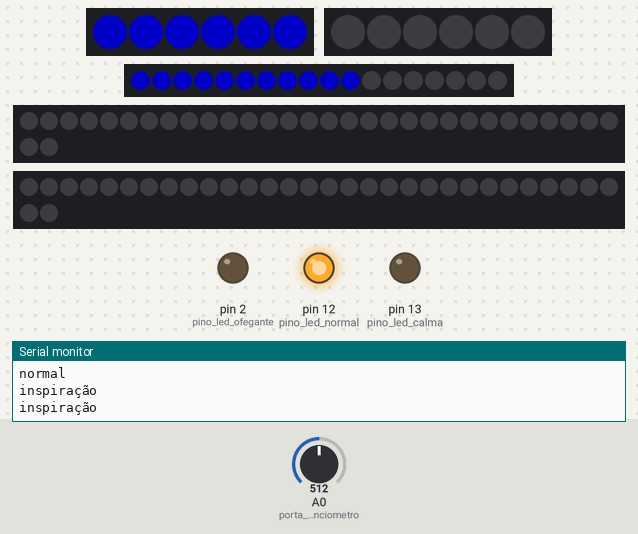
Recording of a sketch running on a simulated Arduino Nano, built with avr-gcc and run on an emulated ATmega328P. On the bench: 2 × 6 RGB LEDs in strip order, left to right, 18 RGB LEDs in strip order, left to right, 2 × 32 RGB LEDs in strip order, left to right, continuing on the next row, output pins drawn as LEDs (lit = HIGH), the last lines printed to the serial monitor. The inputs (shaded band) are chosen by the test bench; at power-on: A0 (porta_potenciometro) = 512. Dim RGB values are drawn brighter than linear; the audio player accepts every command and is not drawn.

Above: at 1.7 s.
1.8 s: A0 (porta_potenciometro) set to 306
At 9.1 s:
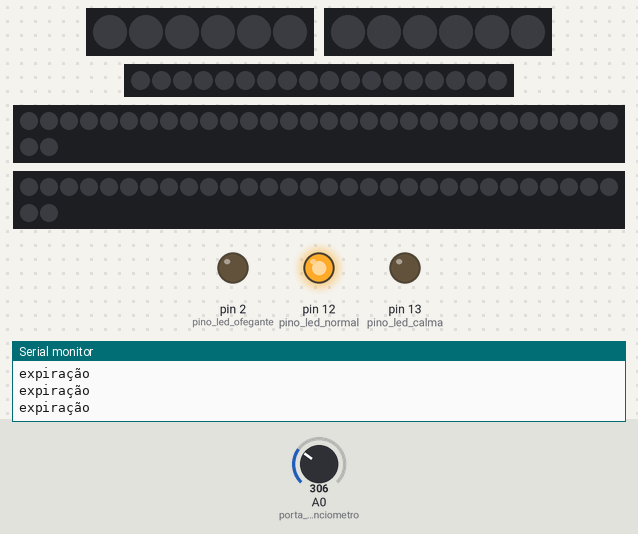
10.1 s: A0 (porta_potenciometro) set to 716
At 25.0 s:
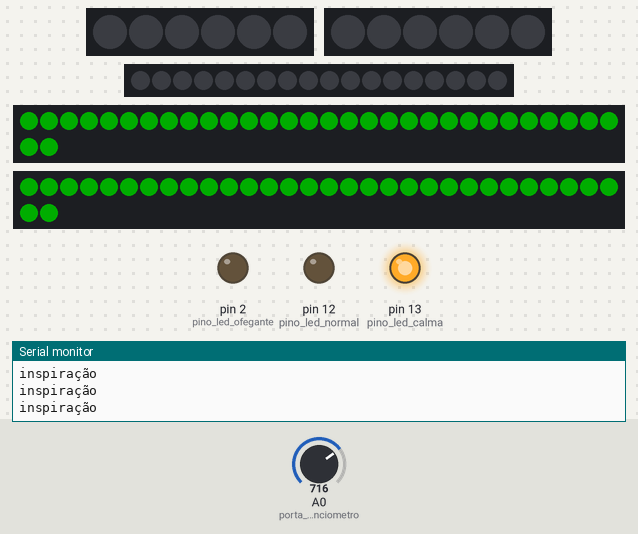
26.7 s: A0 (porta_potenciometro) set to 150
35.0 s: A0 (porta_potenciometro) set to 900
At 38.6 s:
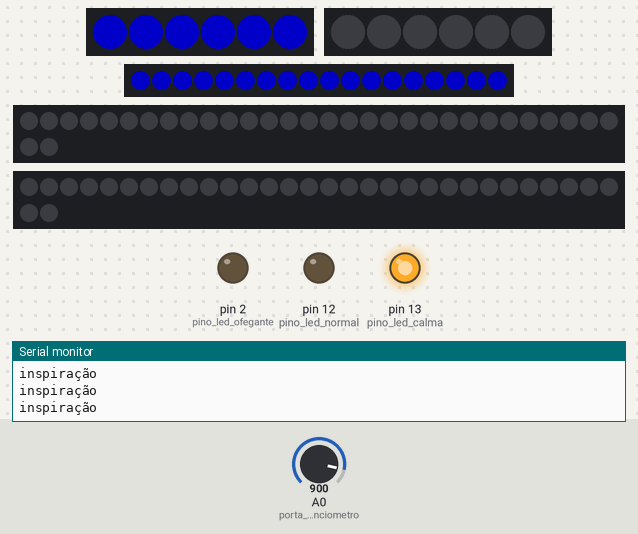
Timing chart, 0 to 44.3 s (numbered marks = the images above; inputs shaded):
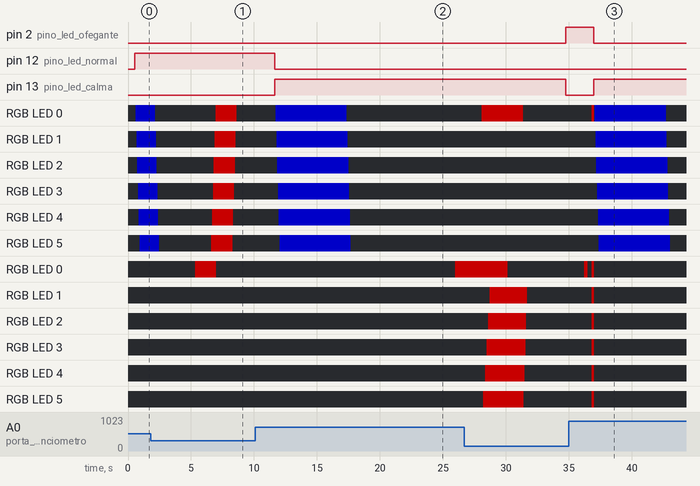

The sketch:

MPA-Respiracao.ino
```cpp
//------------------------------------------------
//      Áudio
//------------------------------------------------

#include "Arduino.h"
#include "SoftwareSerial.h"
#include "DFRobotDFPlayerMini.h"

//Inicia a serial por software nos pinos 10 e 11
SoftwareSerial mySoftwareSerial(10, 11); // RX, TX

DFRobotDFPlayerMini myDFPlayer;

//------------------------------------------------

#include <FastLED.h>

// How many leds in your strip?
#define numero_leds_pequeno 6
#define numero_leds_medio 18
#define numero_leds_grande 32

#define DATA_PIN1 9
#define DATA_PIN2 8
#define DATA_PIN3 4 //Na nano, eu inverti o DATAPIN3 e DATAPIN4
#define DATA_PIN4 5
#define DATA_PIN5 6

#define pino_led_calma 13
#define pino_led_normal 12
#define pino_led_ofegante 2

// Define the array of leds
CRGB leds_nariz[numero_leds_pequeno];
CRGB leds_boca[numero_leds_pequeno];
CRGB leds_traqueia[numero_leds_medio];
CRGB leds_pulmao1[numero_leds_grande];
CRGB leds_pulmao2[numero_leds_grande];

//com os pinos soldados pra baixo, esquerda 5V, direita GND, meio sinal
int porta_potenciometro = A0;

void setup() {

  Serial.begin(9600);

  FastLED.addLeds<NEOPIXEL, DATA_PIN1>(leds_nariz, numero_leds_pequeno);
  FastLED.addLeds<NEOPIXEL, DATA_PIN2>(leds_boca, numero_leds_pequeno);
  FastLED.addLeds<NEOPIXEL, DATA_PIN3>(leds_traqueia, numero_leds_medio);
  FastLED.addLeds<NEOPIXEL, DATA_PIN4>(leds_pulmao1, numero_leds_grande);
  FastLED.addLeds<NEOPIXEL, DATA_PIN5>(leds_pulmao2, numero_leds_grande);

  pinMode(pino_led_calma, OUTPUT);
  pinMode(pino_led_normal, OUTPUT);
  pinMode(pino_led_ofegante, OUTPUT);

  iniciaAudioPlayer();

}

void loop() {

  int retorno_potenciometro = map(analogRead(porta_potenciometro), 0, 1023, 0, 255);

  Serial.println("retorno_potenciometro");
  Serial.println(retorno_potenciometro);

  //250/3 - 80
  if (retorno_potenciometro < 80){

    Serial.println("ofegante");

    digitalWrite(pino_led_ofegante, HIGH);
    digitalWrite(pino_led_calma, LOW);
    digitalWrite(pino_led_normal, LOW);

    //Respiração ofegante, inspira boca, solta boca
    iniciarRotinaRespiracaoRapida(15);

  }
  else if (retorno_potenciometro > 80 && retorno_potenciometro < 160){

    Serial.println("normal");

    digitalWrite(pino_led_normal, HIGH);
    digitalWrite(pino_led_calma, LOW);
    digitalWrite(pino_led_ofegante, LOW);

    //Respiração normal, inspira nariz, solta boca
    iniciarRotinaRespiracaoNormal(60);

  }
  else if (retorno_potenciometro > 160){

    Serial.println("calma");

    digitalWrite(pino_led_calma, HIGH);
    digitalWrite(pino_led_normal, LOW);
    digitalWrite(pino_led_ofegante, LOW);

    //Respiração calma, inspira nariz 4 segundos, segura 7 segundos, solta boca 8 segundos
    iniciarRotinaRespiracaoCalma(120);

  }

}

void iniciarRotinaRespiracaoNormal(int tempo_respiracao){

  //tocar áudio
  myDFPlayer.play(2);

  //inspiração nasal
  iniciarInspiracao(numero_leds_pequeno, leds_nariz, tempo_respiracao, 1, 100, 100);

  //inspiração traqueal
  iniciarInspiracao(numero_leds_medio, leds_traqueia, tempo_respiracao, 1, 100, 100);

  //apagar leds
  iniciarInspiracao(numero_leds_pequeno, leds_nariz, tempo_respiracao, 2, 100, 0);
  iniciarInspiracao(numero_leds_medio, leds_traqueia, tempo_respiracao, 2, 100, 0);

  //pulmao infla
  iniciarPulmaoBrilho(1, 0, numero_leds_grande, tempo_respiracao);

  //aguarda
  delay(tempo_respiracao);

  //pulmao relaxa
  iniciarPulmaoBrilho(2, 100, numero_leds_grande, tempo_respiracao);

  //expiração traqueal
  iniciarExpiracao(numero_leds_medio, leds_traqueia, tempo_respiracao, 1, 100, 100);

  //expiração nasal
  iniciarExpiracao(numero_leds_pequeno, leds_nariz, tempo_respiracao, 1, 100, 100);

  iniciarExpiracao(numero_leds_medio, leds_traqueia, tempo_respiracao, 2, 100, 0);
  iniciarExpiracao(numero_leds_pequeno, leds_nariz, tempo_respiracao, 2, 100, 0);

  //aguarda
  delay(3000);

}

void iniciarRotinaRespiracaoCalmaAnterior(int tempo_respiracao){

  //tocar áudio
  myDFPlayer.play(3);

  //inspiração nasal
  iniciarInspiracao(numero_leds_pequeno, leds_nariz, tempo_respiracao, 1, 100, 100);

  //inspiração traqueal
  iniciarInspiracao(numero_leds_medio, leds_traqueia, tempo_respiracao, 1, 100, 100);

  //aguarda
  delay(tempo_respiracao);

  //pulmao infla
  iniciarPulmaoBrilho(1, 0, numero_leds_grande, tempo_respiracao);

  //aguarda
  delay(tempo_respiracao);

  //apagar os leds nasal e traqueal
  iniciarInspiracao(numero_leds_pequeno, leds_nariz, tempo_respiracao, 2, 100, 0);
  iniciarInspiracao(numero_leds_medio, leds_traqueia, tempo_respiracao, 2, 100, 0);

  //pulmao relaxa
  iniciarPulmaoBrilho(2, 100, numero_leds_grande, tempo_respiracao);

  //aguarda
  delay(tempo_respiracao);

  //expiração traqueal
  iniciarExpiracao(numero_leds_medio, leds_traqueia, tempo_respiracao, 1, 100, 100);

  //expiração bucal
  iniciarExpiracao(numero_leds_pequeno, leds_boca, tempo_respiracao, 1, 100, 100);

  //apagar
  iniciarExpiracao(numero_leds_medio, leds_traqueia, tempo_respiracao, 2, 100, 0);
  iniciarExpiracao(numero_leds_pequeno, leds_boca, tempo_respiracao, 2, 100, 0);

  //aguarda
  delay(3000);

}

void iniciarRotinaRespiracaoRapida(int tempo_respiracao){

  //tocar áudio
  myDFPlayer.play(1);

  //inspiração bucal
  iniciarInspiracao(numero_leds_pequeno, leds_boca, tempo_respiracao, 1, 100, 100);
  iniciarInspiracao(numero_leds_pequeno, leds_boca, tempo_respiracao, 2, 100, 0);

  //inspiração traqueal
  iniciarInspiracao(numero_leds_medio, leds_traqueia, tempo_respiracao/2, 1, 100, 100);
  iniciarInspiracao(numero_leds_medio, leds_traqueia, tempo_respiracao/2, 2, 100, 0);

  //pulmao infla
  iniciarPulmaoBrilho(1, 0, numero_leds_grande/2, tempo_respiracao);

  //pulmao relaxa
  iniciarPulmaoBrilho(2, 100, numero_leds_grande/2, tempo_respiracao);

  //expiração traqueal
  iniciarExpiracao(numero_leds_medio, leds_traqueia, tempo_respiracao, 1, 100, 100);
  iniciarExpiracao(numero_leds_medio, leds_traqueia, tempo_respiracao, 2, 100, 0);

  //expiração bucal
  iniciarExpiracao(numero_leds_pequeno, leds_boca, tempo_respiracao, 1, 100, 100);
  iniciarExpiracao(numero_leds_pequeno, leds_boca, tempo_respiracao, 2, 100, 0);

  //delay(tempo_respiracao);

}

void iniciarRotinaRespiracaoCalma(int tempo_respiracao){

  //tocar áudio
  myDFPlayer.play(3);

  //inspiração nasal
  iniciarInspiracao(numero_leds_pequeno, leds_nariz, tempo_respiracao/2, 1, 100, 100);

  //inspiração traqueal
  iniciarInspiracao(numero_leds_medio, leds_traqueia, tempo_respiracao/2, 1, 100, 100);

  //aguarda
  //delay(tempo_respiracao/2);

  //pulmao infla
  iniciarInspiracao(numero_leds_grande, leds_traqueia, tempo_respiracao, 3, 100, 100);

  //aguarda
  delay(tempo_respiracao);

  //apagar os leds nasal e traqueal
  iniciarInspiracao(numero_leds_pequeno, leds_nariz, tempo_respiracao/2, 2, 100, 100);
  iniciarInspiracao(numero_leds_medio, leds_traqueia, tempo_respiracao/2, 2, 100, 100);

  delay (1000);

  //mudar cor do pulmão
  iniciarInspiracao(numero_leds_grande, leds_pulmao1, tempo_respiracao, 5, 100, 100);

  delay (2000);

  //pulmao relaxa
  iniciarExpiracao(numero_leds_grande, leds_traqueia, tempo_respiracao, 4, 100, 100);

  //aguarda
  delay(tempo_respiracao);

  //apagar
  iniciarExpiracao(numero_leds_medio, leds_traqueia, tempo_respiracao/2, 2, 100, 0);
  iniciarExpiracao(numero_leds_pequeno, leds_boca, tempo_respiracao/2, 2, 100, 0);

  //aguarda
  delay(3000);

}

void mudarCoresPulmao(){

  int contador = 0;

  while (contador < 10){

    fill_solid(leds_pulmao1, numero_leds_grande, CRGB::Green);
    fill_solid(leds_pulmao2, numero_leds_grande, CRGB::Green);
    FastLED.show();
    delay(50);

    fill_solid(leds_pulmao1, numero_leds_grande, CRGB::Purple);
    fill_solid(leds_pulmao2, numero_leds_grande, CRGB::Purple);
    FastLED.show();
    delay(50);

    fill_solid(leds_pulmao1, numero_leds_grande, CRGB::Yellow);
    fill_solid(leds_pulmao2, numero_leds_grande, CRGB::Yellow);
    FastLED.show();
    delay(50);

    fill_solid(leds_pulmao1, numero_leds_grande, CRGB::Orange);
    fill_solid(leds_pulmao2, numero_leds_grande, CRGB::Orange);
    FastLED.show();
    delay(50);

    fill_solid(leds_pulmao1, numero_leds_grande, CRGB::Red);
    fill_solid(leds_pulmao2, numero_leds_grande, CRGB::Red);
    FastLED.show();
    delay(50);

    contador ++;

  }

}

void iniciarInspiracao(int NUM_LEDS, CRGB leds[], int tempo, int tipo, int brilho_entrada, int brilho_saida){

  int contador = 0;

  FastLED.setBrightness(brilho_entrada);

  Serial.println("inspiração");

  while (contador < NUM_LEDS) {

    if (tipo == 1){
       leds[contador] = CRGB::Blue;
    }
    else if (tipo == 3){
       leds_pulmao1[contador] = CRGB::Blue;
       leds_pulmao2[contador] = CRGB::Blue;
    }
    else if (tipo == 4){
       leds_pulmao1[contador] = CRGB::Black;
       leds_pulmao2[contador] = CRGB::Black;
    }
    else if (tipo == 5){
       leds_pulmao1[contador] = CRGB::Green;
       leds_pulmao2[contador] = CRGB::Green;
    }
    else{
       leds[contador] = CRGB::Black;
    }

    delay(tempo);
    FastLED.show();
    contador ++;

  }

  FastLED.setBrightness(brilho_saida);

}

void iniciarExpiracao(int NUM_LEDS, CRGB leds[], int tempo, int tipo, int brilho_entrada, int brilho_saida){

  int contador = NUM_LEDS;
  int contador_traqueia = numero_leds_medio;
  int contador_boca = numero_leds_pequeno;

  FastLED.setBrightness(brilho_entrada);

  Serial.println("expiração");

  while (contador >= 0) {

    if (tipo == 1){
       leds[contador] = CRGB::Red;
    }
    else if (tipo == 3){
       leds_pulmao1[contador] = CRGB::Red;
       leds_pulmao2[contador] = CRGB::Red;
    }
    else if (tipo == 4){
       leds_pulmao1[contador] = CRGB::Black;
       leds_pulmao2[contador] = CRGB::Black;

       if (contador_traqueia > 0){
         //acender a traquéia e boca assim que esvaziar o pulmão
         leds_traqueia[contador_traqueia] = CRGB::Red;
         contador_traqueia --;
       }

       if (contador_traqueia <= 0 && contador_boca >= 0){
         leds_boca[contador_boca] = CRGB::Red;
         contador_boca --;
       }
    }
    else{
       leds[contador] = CRGB::Black;
    }

    delay(tempo);
    FastLED.show();
    contador--;

  }

  FastLED.setBrightness(brilho_saida);

}

void iniciarPulmaoBrilho(int tipo, int brilho, int num_leds, int tempo){

  bool fim = false;

  do{

    FastLED.setBrightness(brilho);

    for ( byte i = 0; i < num_leds; i++ ) {

      leds_pulmao1[i] = CRGB::Blue;
      leds_pulmao2[i] = CRGB::Blue;

    }
    FastLED.show();

    if (tipo == 1 && brilho < 100){
      brilho = brilho + 10;
    }
    else if (tipo == 2 && brilho > 0){
      brilho = brilho - 10;
    }
    else if (tipo == 1 && brilho == 100 || tipo == 2 && brilho == 0){
      fim = true;
    }

    delay (tempo);

  }while (fim == false);

  if (tipo == 2){

    for ( byte i = 0; i < num_leds; i++ ) {

      leds_pulmao1[i] = CRGB::Black;
      leds_pulmao2[i] = CRGB::Black;
      FastLED.show();

    }

  }

}

void iniciaAudioPlayer(){

  //Definicoes iniciais
  mySoftwareSerial.begin(9600);
  myDFPlayer.begin(mySoftwareSerial); //inicia módulo MP3, essa linha ficava dentro da Serial

  myDFPlayer.setTimeOut(500); //Timeout serial 500ms
  myDFPlayer.volume(30);
  myDFPlayer.EQ(0); //Equalizacao normal

  //Mostra o menu de comandos
  Serial.println();
  Serial.print("Numero de arquivos no cartao SD: ");
  Serial.println(myDFPlayer.readFileCounts(DFPLAYER_DEVICE_SD));

}
```

Measured:
- after the input at 10.1 s, pin 2 (pino_led_ofegante): stays LOW (without the input it goes to HIGH after 1.5 s); pin 13 (pino_led_calma): LOW → HIGH after 1.5 s; the LEDs: first change after 1.6 s (image 2 shows a later state)
- after the input at 26.7 s, pin 2 (pino_led_ofegante): LOW → HIGH after 8.1 s; pin 13 (pino_led_calma): HIGH → LOW after 8.1 s
- after the input at 35.0 s, pin 2 (pino_led_ofegante): HIGH → LOW after 2.0 s; pin 13 (pino_led_calma): LOW → HIGH after 2.0 s; the LEDs: first differ from a run without the input after 2.1 s (image 3 shows a later state)
- what the display in image 2 shows lasts 2.1 s, from 23.9 s to 26.0 s
